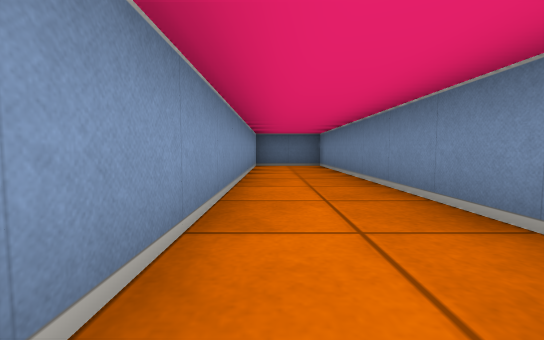
View 1 (above)

13 first-person views from a walk through a cub3D maze. The camera is about half as high as the walls, tilts 4° down and sees 90° across. The floor is counted in squares. Each view is taken from the middle of a square. On the plan, view 1 faces up. The plan holds only what a view shows up to about 9 squares ahead; the rest is blank.

View 2
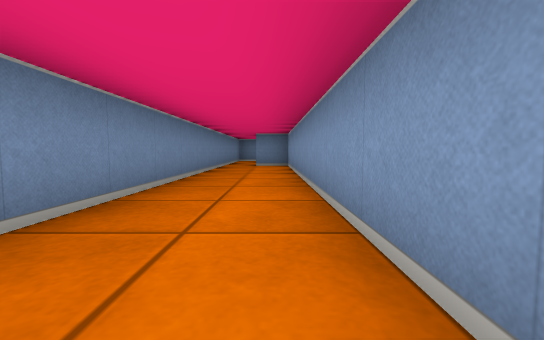

View 3
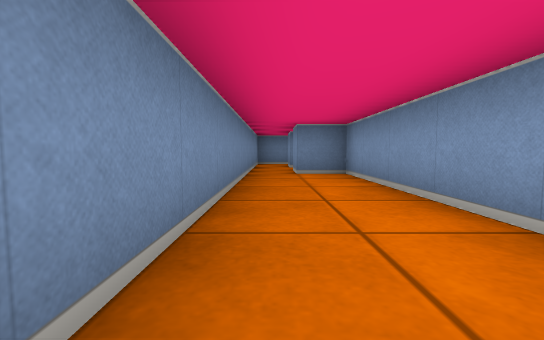

View 4
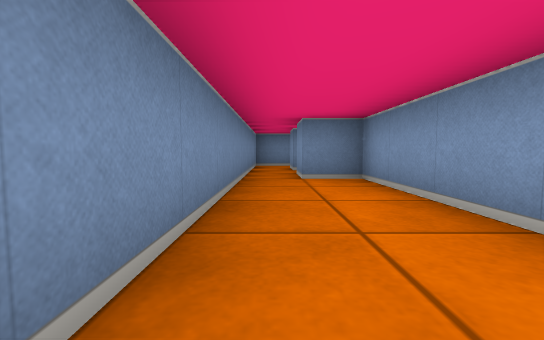

View 5
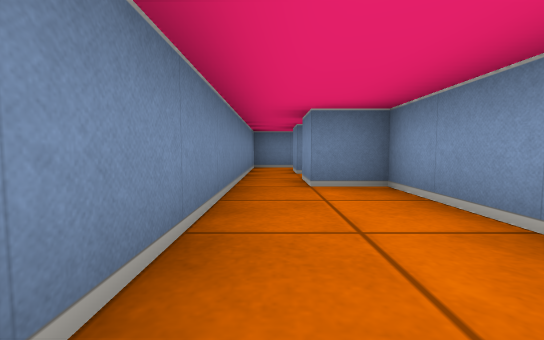

View 6
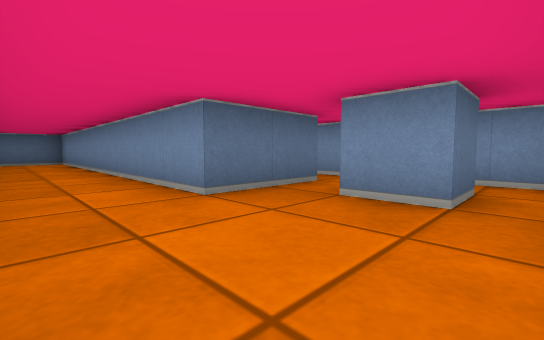

View 7
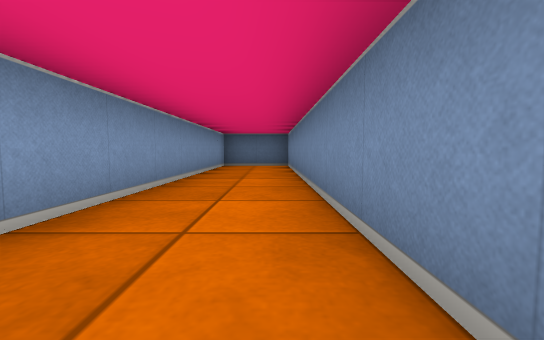

View 8
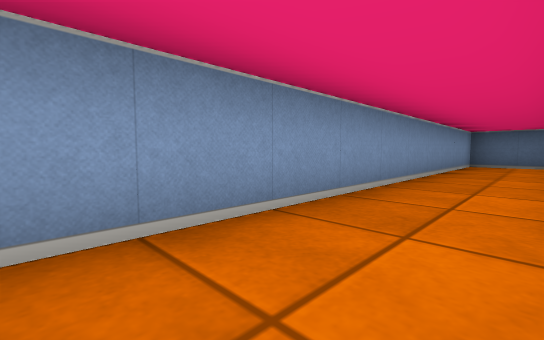

View 9
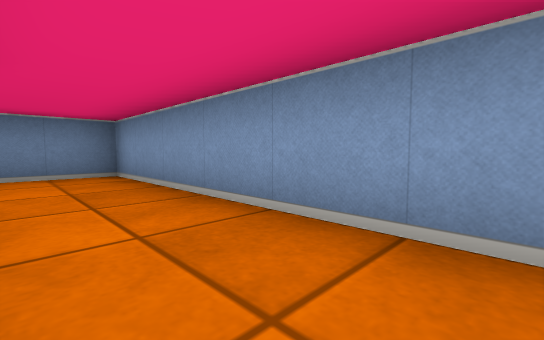

View 10
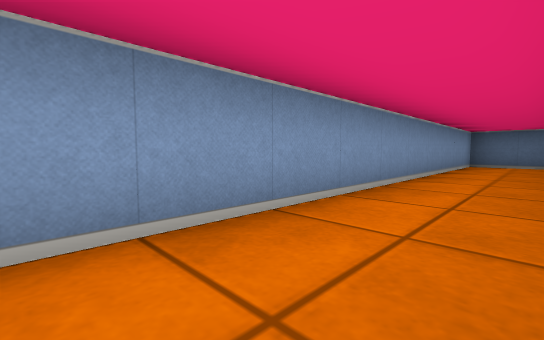

View 11
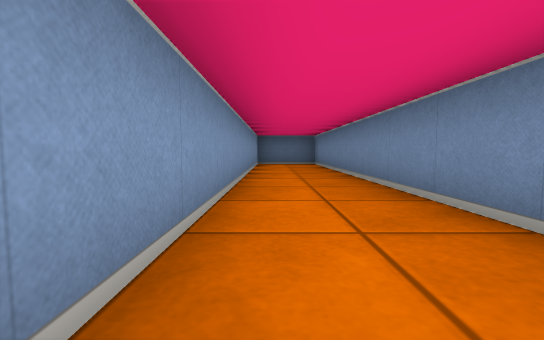

View 12
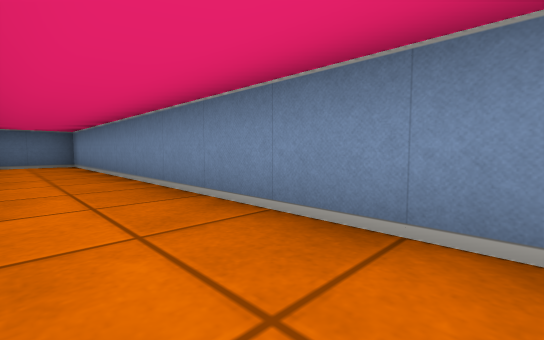

View 13
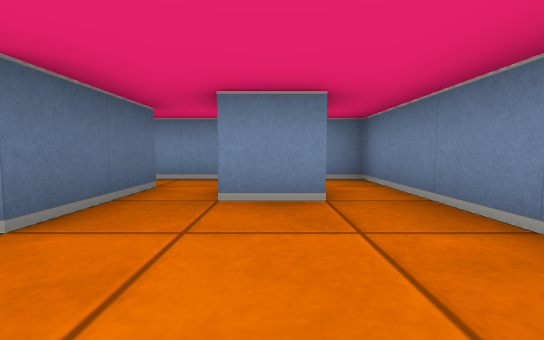

### Floor plan
Points are (right, up) in squares from view 1. A wall is a line through its corners. A room is listed if a view was taken in it or the views show most of it. See-through windows are left out.
Room 1 (views 1, 2, 3, 4, 5, 10, 11, 12)
walls: (1.5, -4.5) (1.5, 8.5) (-0.5, 8.5) (-0.5, -4.5) (0.5, -4.5)
ways out: opening at (1, -5) to room 2
Room 2 (views 6, 7, 8, 9, 13)
walls: (0.5, -4.5) (0.5, -5.5) (-1.5, -5.5) (-1.5, 3.5) (-3.5, 3.5) (-3.5, -8.5) (1.5, -8.5) (1.5, -4.5); (0.5, -6.5) (0.5, -7.5) (-0.5, -7.5) (-0.5, -6.5)
ways out: opening at (1, -5) to room 1

Where each view was taken, in squares from view 1:
view 1: 0 up, 0 right, facing up
view 2: 4 up, 0 right, facing down
view 3: 1 up, 1 right, facing down
view 4: 0 up, 1 right, facing down
view 5: 1 down, 1 right, facing down
view 6: 8 down, 3 left, facing up-right
view 7: 5 down, 2 left, facing up
view 8: 6 down, 2 left, facing up-left
view 9: 3 down, 2 left, facing down-left
view 10: 1 down, 1 right, facing up-left
view 11: 1 down, 0 right, facing up
view 12: 1 down, 0 right, facing up-right
view 13: 7 down, 3 left, facing right
